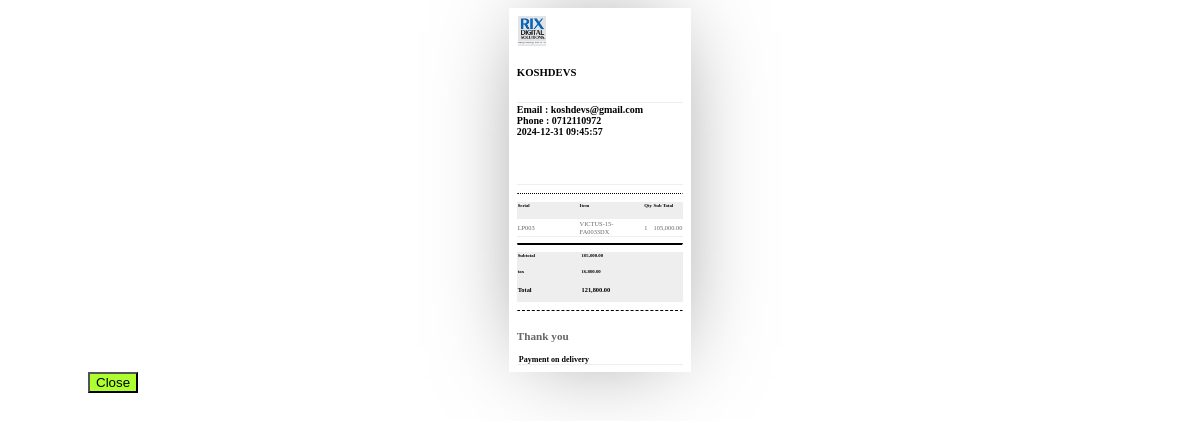
Before: /store/gen-instant-receipt/ with the older database file.
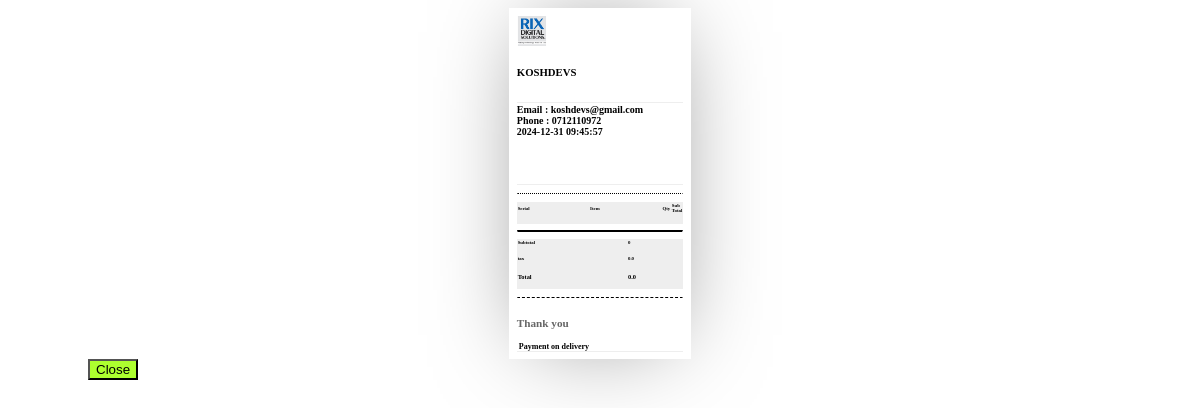
After: the same page with the newer database file.
### manager/models.py (models this page shows)
class OrgDetails(models.Model):
    name = models.CharField(max_length=100)
    email = models.EmailField()
    phone = models.CharField(max_length=15)
    payment = models.TextField()
    terms = models.TextField()
    logo = models.ImageField(default='',upload_to="org_pics")
    class Meta:
        verbose_name_plural = "Org Details"

class StoreSales(models.Model):
    product = models.ForeignKey(ProductBuild, on_delete=models.CASCADE)
    quantity = models.IntegerField()
    price = models.DecimalField(max_digits=10, decimal_places=2, )
    tax= models.DecimalField(max_digits=10,default=16.00, decimal_places=2)
    date = models.DateField(auto_now=True)
    created_by = models.ForeignKey(User, on_delete=models.CASCADE)
    status = models.CharField(max_length=200,choices=(('cart','cart'),('ínvoiced','invoiced'),('sold','sold'),('returned','returned'),('delivered','delivered'),('Sold & Delivered','Sold & Delivered')))
    class Meta:
        verbose_name_plural = "Store Sales"

### ecommerce/models.py (models this page shows, shortened)
class ProductBuild(models.Model):
    serial1 = models.CharField(max_length=100)
    serial2 = models.CharField(max_length=100,null=True,blank=True)
    category = models.ForeignKey(ProductCategory,on_delete=models.CASCADE)
    sub_category = models.ForeignKey(ProductSubCategory,on_delete=models.CASCADE,blank=True,null=True)
    brand = models.ForeignKey(ProductBrand,on_delete=models.CASCADE)
    model = models.ForeignKey(ProductModel,on_delete=models.CASCADE)
    origin = models.ForeignKey(ProductOrigin,on_delete=models.CASCADE)
    features = models.ManyToManyField(ProductFeatures)
    processor = models.ForeignKey(ProductProcessor,on_delete=models.CASCADE,blank=True,null=True)
    generation = models.ForeignKey(ProductGeneration,on_delete=models.CASCADE,blank=True,null=True)
    memory = models.ForeignKey(ProductMemory,on_delete=models.CASCADE,blank=True,null=True)
    images = models.ManyToManyField(ProductImages)
    cost = models.DecimalField(max_digits=10, decimal_places=2)
    price = models.DecimalField(max_digits=10, decimal_places=2)
    was = models.DecimalField(max_digits=10, decimal_places=2,null=True,blank=True)
    tax= models.DecimalField(max_digits=10,default=16.00, decimal_places=2)
    status = models.CharField(max_length=200,choices=(('in-stock','in-stock'),('out-stock','out-stock'),('low','low')))
    stage = models.CharField(max_length=100,default='in-stock',choices=(('in-stock','in-stock'),('sold','sold'),('returned','returned')))
    overview = models.TextField()
    created_on = models.DateTimeField(auto_now_add=True)
    updated_on = models.DateTimeField(auto_now=True)
    created_by = models.ForeignKey(User, blank=True, null=True, on_delete=models.SET_NULL)
    def __str__(self):
        return self.model.name
    class Meta:
        verbose_name_plural = "Create Product"

class ProductModel(models.Model):
    name = models.CharField(max_length=100)
    SKU = models.CharField(max_length=100)
    class Meta:
        verbose_name_plural = 'Product Models'

### manager/views.py (the view)
# urls.py: path('gen-instant-receipt/', gen_instant_receipt, name="manager-gen-instant-receipt"),
def gen_instant_receipt(request):
    contxt = get_sales_by_status('cart')
    return render(request, 'manager/store-receipt.html',contxt)

### ecommerce/context_processors.py (called while the page is built)
def cart(request):
    return {
        'cart':ShopCart(request)
    }

def show_products(request):
    products = ProductBuild.objects.all()
    print(products)
    category = ProductCategory.objects.all()
    contxt = {
        'products':products,
        'category':category
    }
    return contxt

### manager/data_ops.py (called while the page is built)
def get_sales_by_status(status):
    sales = StoreSales.objects.filter(status=status)
    subtotal = round(sum([i.price for i in sales]),2)
    tax = round((subtotal*sales[0].tax)/100 if len(sales) > 0 else 0.00,2)
    total = tax  + subtotal
    total = round(total,2)
    if len(OrgDetails.objects.all()):
        org_details = OrgDetails.objects.all()[0]
    date = datetime.datetime.now().strftime("%Y-%m-%d %H:%M:%S")
    contxt = {"sales":sales, "total":total,"tax":tax,"subtotal":subtotal,"org_details":org_details,"date":date}
    return contxt

### manager/templates/manager/store-receipt.html (shortened to what this page needs)
<div id="invoice-POS">
    <div id="top">
      <div class="logo">
        <img style="height:30px;" src="{{org_details.logo.url}}">
      </div>
      <div class="info">
        <h6>{{org_details.name}}</h6>
      </div>
    </div>
    <div id="mid" style="margin-top:1px;">
      <div class="info">
        <strong style="font-size:10px;">
            Email : {{org_details.email}}</br>
            Phone   : {{org_details.phone}}</br>
        </strong>
        <strong style="font-size:10px;">{{date}}</strong>
      </div>
    </div>
    <hr class="dotted">
    <div id="bot">
					<div id="table" style="zoom:80%">
						<table>
							<tr class="tabletitle">
                                <td class="item"><h6>Serial</h6></td>
								<td class="item"><h6>Item</h6></td>
								<td class="Hours"><h6>Qty</h6></td>
								<td class="Rate"><h6>Sub Total</h6></td>
							</tr>
                           {% for sale in sales %}
							<tr class="service">
                                <td class="tableitem"><p class="itemtext">{{sale.product.serial1}}</p></td>
								<td class="tableitem"><p class="itemtext">{{sale.product.model.name}}</p></td>
								<td class="tableitem"><p class="itemtext">{{sale.quantity}}</p></td>
								<td class="tableitem"><p class="itemtext">{{sale.price}}</p></td>
							</tr>
                            {% endfor %}
						</table>
                        <hr class="double">
                        <table>
                        <tr class="tabletitle">
                            <td class="Rate"><h6>Subtotal</h6></td>
                            <td class="payment"><h6>{{subtotal}}</h6></td>
                        </tr>
                        <tr class="tabletitle">
                            <td class="Rate"><h6>tax</h6></td>
                            <td class="payment"><h6>{{tax}}</h6></td>
                        </tr>
                        <tr class="tabletitle">
                            <td class="Rate"><h4>Total</h4></td>
                            <td class="payment"><h4>{{total}}</h4></td>
                        </tr>
                    </table>
					</div>
          <hr class="dashed">
					<div id="legalcopy">
						<p class="legal"><strong>Thank you</strong>
						</p>
            <strong style="font-size:8px;"> {{org_details.terms}}</strong>
					</div>
				</div>
  </div>
  <button onclick="completeSale()" style="margin-left:80px; background-color:greenyellow;"> Close </button>

### manager/templates/manager/store-receipt.html (style rules this page uses)
hr.dashed { border-top: 1px dashed; border-bottom: none; }
hr.dotted { border-top: 1px dotted; border-bottom: none; }
hr.double { border-top: 3px double; border-bottom: none; }

Changed rows visible on the page:
removed StoreSales: product.serial1 "LP003", product.model.name "VICTUS-15-FA0033DX", quantity "1", price "105,000.00"
Other visible differences:
{{ total }}: "121,800.00" → "0.0"
